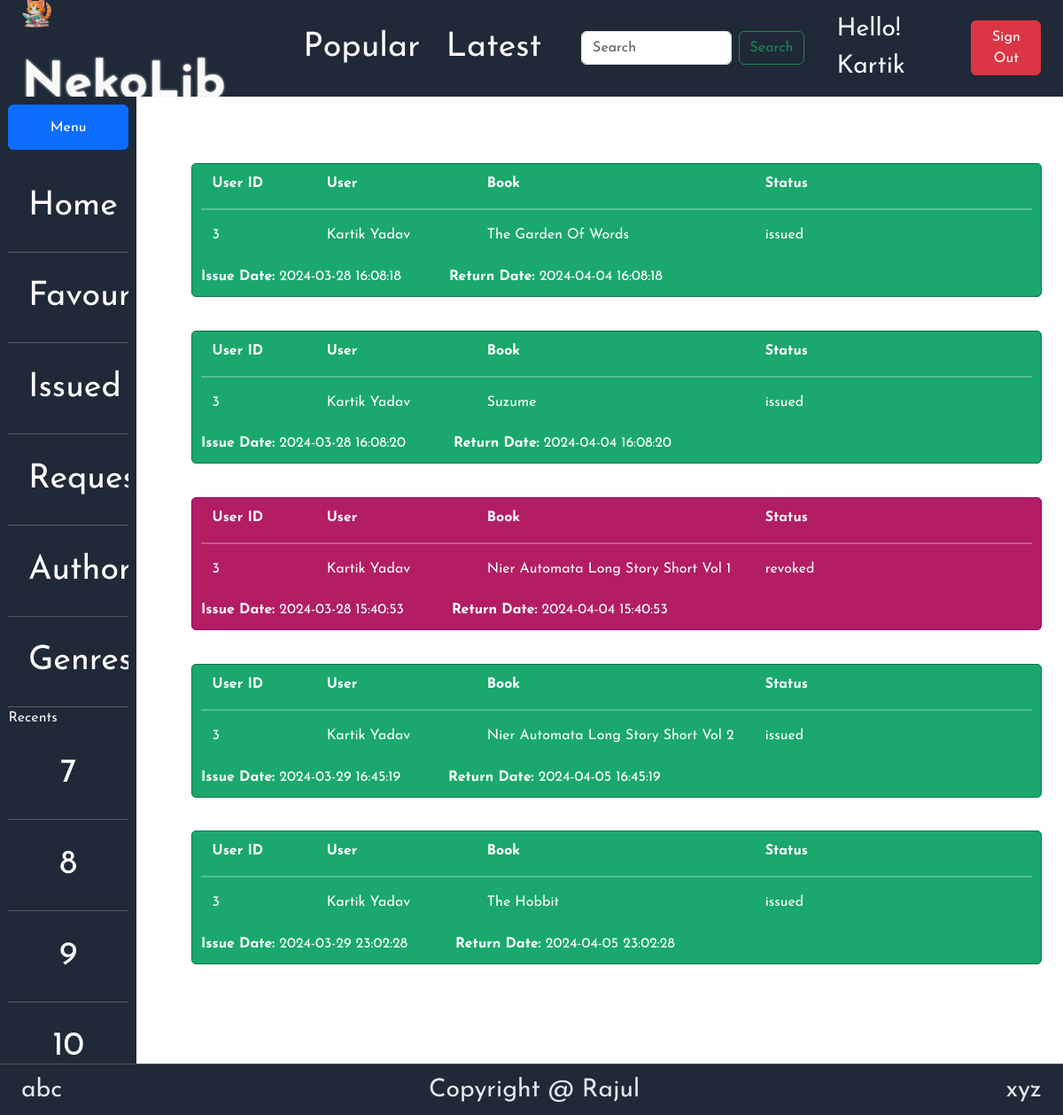
The page /requests (signed in) on the database its author committed.
### models.py (models this page shows)
class User(db.Model):
    __tablename__ = "user"
    id = db.Column(db.Integer(),primary_key = True)
    firstname = db.Column(db.String(),nullable = False)
    lastname = db.Column(db.String())
    email = db.Column(db.String(),nullable = False, unique = True)
    password = db.Column(db.String(),nullable = False)
    type = db.Column(db.String(),nullable = False)
    favorites = db.relationship('Book',secondary='favorite',backref='likers')
    issues = db.relationship('Book',secondary='issue',backref='issued_by')

class Issue(db.Model):
    __tablname__="issue"
    id = db.Column(db.Integer(),primary_key = True)
    book_id = db.Column(db.Integer(),db.ForeignKey('book.id'),nullable=False)
    user_id = db.Column(db.Integer(),db.ForeignKey('user.id'),nullable=False)
    request_date = db.Column(db.DateTime(),nullable = False, default = db.func.current_timestamp())
    issue_date = db.Column(db.DateTime(),nullable = True)
    return_date = db.Column(db.DateTime(),nullable = True)
    issue_period = db.Column(db.Integer(),nullable = True)
    status = db.Column(db.String(),nullable = False,default = 'requested')

class Book(db.Model):
    __tablename__="book"
    id = db.Column(db.Integer(),primary_key = True)
    name = db.Column(db.String(),nullable = False)
    content = db.Column(db.String())
    description = db.Column(db.String(),nullable = False )
    genres = db.relationship('Genre',secondary = 'book_genre',backref = 'books')

### app.py (the view)
@app.route('/requests')
@login_required
def requestsHandler():
    user = User.query.filter_by(id = session["userID"]).first()
    userType = session["userType"]
    if request.method == "GET":
        if userType == "librarian":
            issueRequests = Issue.query.all()
            allUsers = User.query.all()
            allBooks = Book.query.all()
            users = {}
            books = {}
            for user in allUsers:
                users[user.id] = user
            for book in allBooks:
                books[book.id] = book
            issueMsg = session.pop('issueMsg',None)
            deleteMsg = session.pop('deleteMsg',None)
            return render_template('issueHandler.html',user=user,issueRequests=issueRequests,users=users,books=books,issueMsg=issueMsg,deleteMsg=deleteMsg,userType=userType)
        elif userType == "student":
            issueRequests = Issue.query.filter_by(user_id=user.id).all()
            userBooks = Book.query.join(Issue,Book.id == Issue.book_id).filter(Issue.user_id==user.id).all()
            books = {}
            users = {}
            for book in userBooks:
                books[book.id] = book
            users[user.id] = user
            issueMsg = session.pop('issueMsg',None)
            deleteMsg = session.pop('deleteMsg',None)
            return render_template('issueHandler.html',user=user,issueRequests=issueRequests,users=users,books=books,issueMsg=issueMsg,deleteMsg=deleteMsg,userType=userType)

### utility.py (called while the page is built)
def login_required(f):
    @wraps(f)
    def wrapper(*args,**kwargs):
        if "userID" in session:
            return f(*args,**kwargs)
        else:
            return redirect(url_for('index'))
    return wrapper

### templates/issueHandler.html (shortened to what this page needs)
{% if userType == "librarian" %}
{% extends "librarian-dashboard.html" %}
{% else %}
{% extends "student-dashboard.html" %}
{% endif %}
{% block dashboardHead %}
    <link href="../static/styles/issue-handler.css" rel="stylesheet">
    <link href="../static/styles/librarian-dashboard.css" rel="stylesheet">
{% endblock %}
{% block rightContent %}
    <div class="book-container">
        <div class="issue-handler-page">
        {% for issueRequest in issueRequests %}
            {% if issueRequest.status == "requested" %}
            <div class="issue-card requested">
                <div class="issue-card-row">
                    <div class="issue-card-header" style="width: 18%;">User ID</div>
                    <div class="issue-card-header" style="width: 27%;">User</div>
                    <div class="issue-card-header">Book</div>
                    <div class="issue-card-header">Status</div>
                </div>
                <hr style="border: 1px solid white;">
                <div class="issue-card-row">
                    <div class="issue-card-content" style="width: 18%;">{{users[issueRequest.user_id].id}}</div>
                    <div class="issue-card-content" style="width: 27%;">{{users[issueRequest.user_id].firstname + " " + users[issueRequest.user_id].lastname}}</div>
                    <div class="issue-card-content">{{books[issueRequest.book_id].name}}</div>
                    <div class="issue-card-content">{{issueRequest.status}}</div>
                </div>
                <div class="footer">
                    <div class="date-container">
                        <span class="dates"><strong>Issue Date:</strong> {{ issueRequest.issue_date }}</span>
                        <span class="dates"><strong>Return Date:</strong> {{ issueRequest.return_date }}</span>
                    </div>
                    {%if userType == "librarian" %}
                    <div class="button-container">
                        <a href="{{url_for('requestProcessor',issueID=issueRequest.id,action='issue')}}" class="button tick-button">Issue</a>
                        <a href="{{url_for('requestProcessor',issueID=issueRequest.id,action='reject')}}" class="button cross-button">Reject</a>
                    </div>
                    {% else %}
                    <div class="button-container">
                        <a href="{{url_for('requestProcessor',issueID=issueRequest.id,action='remove')}}" class="button cross-button">Remove</a>
                    </div>
                    {% endif %}
                </div>
            </div>
            {% elif issueRequest.status == "issued" %}
            <div class="issue-card issued">
                <div class="issue-card-row">
                    <div class="issue-card-header" style="width: 18%;">User ID</div>
                    <div class="issue-card-header" style="width: 27%;">User</div>
                    <div class="issue-card-header">Book</div>
                    <div class="issue-card-header">Status</div>
                </div>
                <hr style="border: 1px solid white;">
                <div class="issue-card-row">
                    <div class="issue-card-content" style="width: 18%;">{{users[issueRequest.user_id].id}}</div>
                    <div class="issue-card-content" style="width: 27%;">{{users[issueRequest.user_id].firstname + " " + users[issueRequest.user_id].lastname}}</div>
                    <div class="issue-card-content">{{books[issueRequest.book_id].name}}</div>
                    <div class="issue-card-content">{{issueRequest.status}}</div>
                </div>
                <div class="footer">
                    <div class="date-container">
                        <span class="dates"><strong>Issue Date:</strong> {{ issueRequest.issue_date }}</span>
                        <span class="dates"><strong>Return Date:</strong> {{ issueRequest.return_date }}</span>
                    </div>
                </div>
            </div>
            {% elif issueRequest.status == "revoked" %}
            <div class="issue-card revoked">
                <div class="issue-card-row">
                    <div class="issue-card-header" style="width: 18%;">User ID</div>
                    <div class="issue-card-header" style="width: 27%;">User</div>
                    <div class="issue-card-header">Book</div>
                    <div class="issue-card-header">Status</div>
                </div>
                <hr style="border: 1px solid white;">
                <div class="issue-card-row">
                    <div class="issue-card-content" style="width: 18%;">{{users[issueRequest.user_id].id}}</div>
                    <div class="issue-card-content" style="width: 27%;">{{users[issueRequest.user_id].firstname + " " + users[issueRequest.user_id].lastname}}</div>
                    <div class="issue-card-content">{{books[issueRequest.book_id].name}}</div>
                    <div class="issue-card-content">{{issueRequest.status}}</div>
                </div>
                <div class="footer">
                    <div class="date-container">
                        <span class="dates"><strong>Issue Date:</strong> {{ issueRequest.issue_date }}</span>
                        <span class="dates"><strong>Return Date:</strong> {{ issueRequest.return_date }}</span>
                    </div>
                </div>
            </div>
            {% endif %}
        {% endfor %}
        </div>
    </div>
{% endblock %}

### templates/student-dashboard.html (shortened to what this page needs)
{% extends "dashboard.html" %}
{% block leftContent %}
    <a href="{{url_for('studentDashboard')}}" class = "panel-item" id="homeLabel">Home</a>
    <hr class = "divider">
    <a href="{{url_for('favoritePage')}}" class = "panel-item" id="favouriteLabel">Favourites</a>
    <hr class = "divider">
    <a href="{{url_for('issuedPage')}}" class = "panel-item" id="issuedLabel">Issued</a>
    <hr class = "divider">
    <a href="{{url_for('requestsHandler')}}" class = "panel-item" id="requestLabel">Requests</a>
    <hr class="divider">
    <a href="{{url_for('authorEdit')}}" class = "panel-item" id="authorLabel">Authors</a>
    <hr class = "divider">
    <a href="{{url_for('genreEdit')}}" class = "panel-item" id="genreLabel">Genres</a>
    <hr class = "divider">
    <div class = "heading">Recents</div>
    <div class = "panel-item">7</div>
    <hr class = "divider">
    <div class = "panel-item">8</div>
    <hr class = "divider">
    <div class = "panel-item">9</div>
    <hr class = "divider">
    <div class = "panel-item">10</div>
{% endblock %}

### templates/dashboard.html (shortened to what this page needs)
{% extends "base.html" %}
{% block head %}
    {% block dashboardHead %}
    {% endblock %}
    <link href="../static/styles/dashboard.css" rel="stylesheet">
{% endblock %}
{% block userButton %}
    <div class = "nav-item" style="color: aliceblue;">Hello! {{user.firstname}}</div>
    <a href = "{{url_for('signout')}}" style="text-decoration: none; text-align: center; color: white;">
        <button type="button" class="nav-item btn btn-danger">Sign Out</button>
    </a>
{% endblock %}
{% block body %}
    <div class="body-container dashboard">
        <div class = "left-panel" id="leftPanel">
            <label class="btn btn-outline-primary" id="toggleLabel" for="btn-check-2-outlined" style="text-align: center; padding: 1vh;">Menu</label>
            <div class="panel-content">
                {% block leftContent %}
                {% endblock %}
            </div>
        </div>
        <div class = "right-panel">
            <div class="body-container">
                {% block rightContent %}
                {% endblock %}
            </div>
        </div>
    </div>
{% endblock %}

### templates/base.html (shortened to what this page needs)
<!DOCTYPE html>
<html lang="en">
<head>
    {% block head %}
    {% endblock %}
    <link rel = "stylesheet" href="../static/styles/styles.css">
    <link href="https://cdn.jsdelivr.net/npm/bootstrap@5.3.2/dist/css/bootstrap.min.css" rel="stylesheet">
</head>
<body>
    <div class="page-container">
        <div class="nav-bar">
            <div class="nav-contents">
                <div class="nav-item logo">
                    <img src = "../static/images/cat-book.png" alt = "cat-reading-book" width="33vw" height="33vh">
                    <a href="/" style="text-decoration: none; color:#f9faf8">NekoLib</a>
                </div>
                <div class="nav-item nav-links">
                    <a class="nav-button popular" href="/">Popular</a>
                    <a class="nav-button latest" href="/">Latest</a>
                </div>
                <form class="d-flex nav-item" role="search">
                    <input class="form-control me-2" type="search" placeholder="Search" aria-label="Search">
                    <button class="btn btn-outline-success" type="submit">Search</button>
                </form>
                {% block userButton %}
                {% endblock %}
            </div>
        </div>
        {% block body %}
        {% endblock %}
        <div class ="footer-container">
            <div class="footer-contents"> abc</div>
            <div class="footer-contents"> Copyright @ Rajul</div>
            <div class="footer-contents"> xyz</div>
        </div>
    </div>
</body>
</html>

### static/styles/issue-handler.css (style rules this page uses)
.book-container { width: auto; }
.issue-handler-page { display: flex; flex:1; min-width: 84vw; width: auto; height: 74.5vh; overflow-y: auto; flex-direction: column; margin: 3vh; margin-top: 3.5vh; margin-right: 0vh; margin-bottom: 0vh; padding: 1vh; }
.issue-card { min-width: 80vw; width: auto; background-color: #f9f9f9; border: 1px solid #ccc; border-radius: 5px; padding: 10px; box-sizing: border-box; color:white; margin: 1.5vh auto; }
.issue-card-row { display: flex; justify-content: space-between; margin-bottom: 1vh; }
.issue-card-header { font-weight: bold; width: 50%; margin:auto 1vh; }
.issue-card-content { flex-grow: 1; width: 50%; margin:auto 1vh; }
.footer { display: flex; justify-content: space-between; }
.date-container { display: flex; justify-content: flex-start; align-items: center; margin-top: 10px; gap:4.5vw; }
.issued { background-color: rgb(26, 168, 109); border: 1px solid rgb(13, 117, 74); }
.revoked { background-color: rgb(179, 29, 99); border: 1px solid rgb(147, 0, 119); }

### static/styles/dashboard.css (style rules this page uses)
.body-container.dashboard { display: flex; min-height: 86.75vh; }
.left-panel { background-color: rgb(31, 41, 55); color: whitesmoke; font-family: 'Josefin Sans', 'Lucida Sans', 'sans-serif'; padding: 0.75vh; display: flex; flex-direction: column; flex: 1; min-height: 86.75vh; max-height: 86.75vh; transition: flex 0.15s; overflow: hidden; }
.panel-content { padding: 0; margin-top: 1vh; display: flex; flex-direction: column; overflow-y: auto; }
hr.divider { margin: 0px; padding: 0px; }
.panel-item { margin: 1vh; font-size: 3vh; text-align: center; text-decoration: none; color: white; }
.right-panel { min-width: 80vw; flex: 7; min-width: auto; min-height: 86.75vh; }
.panel-item { padding: 10px; transition: all 0.45s cubic-bezier(0.25, 0.80, 0.25, 1); }
.book-container { overflow-y: auto; display: flex; flex-wrap: wrap; max-height: 86.75vh; min-width: 100%; }

### static/styles/styles.css (style rules this page uses)
* { font-family: 'Josefin Sans', 'Lucida Sans', 'sans-serif'; }
.page-container { height: 100vh; width: auto; }
.body-container { height: auto; display: flex; align-items: center; justify-content: center; }
.nav-bar { color: #e5e7eb; background-color: rgb(31, 41, 55); font-size: 1.1em; display: flex; min-height: 8.65vh; align-items: center; }
.nav-contents { padding: 1vh; display: flex; height: 3vh; flex: 1 1 auto; align-items: center; }
.nav-item { margin-right: 1vw; min-height: 2vh; font-size: 2.25vh; }
.nav-contents .logo { color: #f9faf8; font-size: 4.5vh; text-shadow: 0 0 3px currentColor; font-weight: bolder; margin-left: 1vw; justify-content: center; }
.nav-links { display: flex; margin-left: 3%; min-width: 25vw; margin-right: auto; }
.d-flex { margin: 1vh 3vw; }
.nav-button { margin-left: 5%; padding: 0.6vw; position: relative; color: #f9faf8; font-size: 3vh; text-decoration: none; }
.footer-container { font-size: 2.25vh; font-weight: normal; min-height: 4.65vh; background-color: #1f2937; color: #e5e7eb; display: flex; justify-content: space-between; align-items: center; padding: 0 2% 0 2%; border-top: 1px solid #535353; }

### rows shown on the page
User: firstname "Kartik", firstname+lastname "Kartik Yadav"
Issue: user "3", status "issued", issue_date "2024-03-28 16:08:18", return_date "2024-04-04 16:08:18"
Book: name "The Garden Of Words"
Issue: user "3", status "issued", issue_date "2024-03-28 16:08:20", return_date "2024-04-04 16:08:20"
Book: name "Suzume"
Issue: user "3", book.name "Nier Automata Long Story Short Vol 1", status "revoked", issue_date "2024-03-28 15:40:53", return_date "2024-04-04 15:40:53"
Issue: user "3", book.name "Nier Automata Long Story Short Vol 2", status "issued", issue_date "2024-03-29 16:45:19", return_date "2024-04-05 16:45:19"
Issue: user "3", status "issued", issue_date "2024-03-29 23:02:28", return_date "2024-04-05 23:02:28"
Book: name "The Hobbit"
